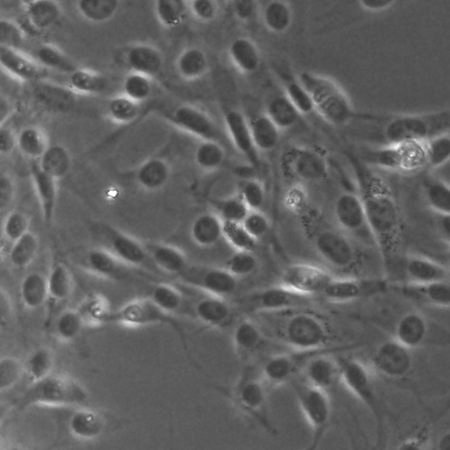
%> input picture be403_signals_and_control_systems/cells.jpg, 450 x 450 px
$ octave Homework3.m   (GNU Octave 9; MATLAB toolbox functions it lacks are replaced by stand-ins)
%> lines starting %> are read from the running program, lines starting %| are printed output that depends on the picture
%Liam Jackson, HW3

%Question 1e

x = [1 2 0 -1]';
h = [1 -1 1 -1]';

yall = conv(h,x);
y = yall([1:4],1)

clear

%Question 3 check

x = [1 0 1; 0 1 0; 1 0 1];
h = [0 .1 0; .1 .6 .1; 0 .1 0];
yall = conv2(x,h);
y = yall([2:4],[2:4])

clear

%Question 4

pic = single(imread("cells.jpg"));
%> pic: size 450x450 single; min 51, max 255, mean 97.3; mean of the top-left, top-right, bottom-left and bottom-right quarters 99.9, 92.2, 102.5, 94.4
gray = mat2gray(pic);
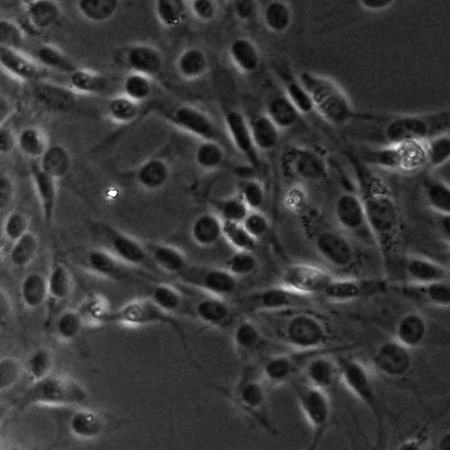
%> gray: size 450x450 double; min 0, max 1, mean 0.227

h1 = [0 -1 0;
    -1 5 -1;
    0 -1 0];
h2 = [0 1 0;
    1 -4 1;
    0 1 0];
h3 = [-2 -1 0;
    -1 1 1;
    0 1 2];

%a
figure
subplot(2,2,1)
imshow(gray)
title('Grayscale')

%b
subplot(2,2,2)
pic2 = conv2(h1,gray);
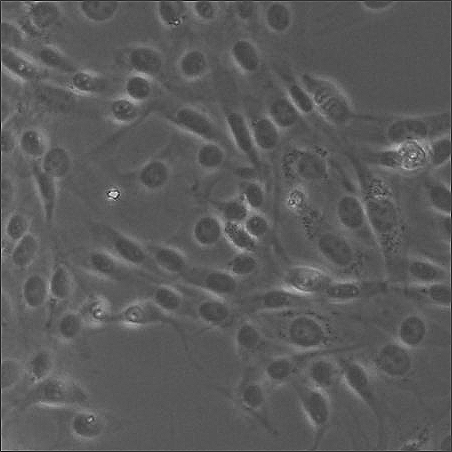
%> pic2: size 452x452 double; min -0.608, max 1.72, mean 0.225; drawn with min black and max white
imshow(pic2)
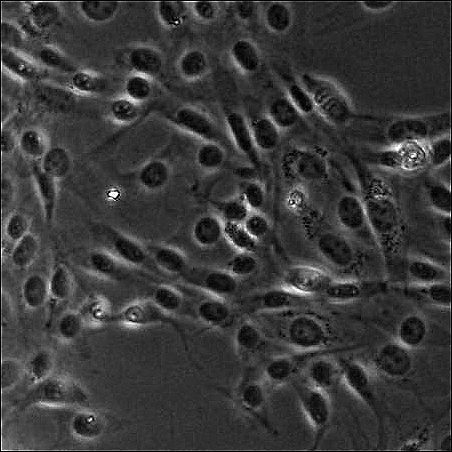
%> displayed picture: size 452x452, on the screen's scale of 0 to 255; min 0, max 255, mean 57.8
title('Sharpened')

%c
subplot(2,2,3)
pic3 = conv2(h2,gray);
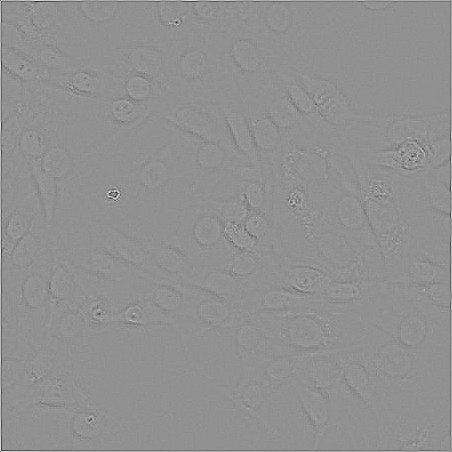
%> pic3: size 452x452 double; min -0.951, max 0.721, mean 3.91e-19; drawn with min black and max white
imshow(pic3,[])
title('Edge Detection')

%d
subplot(2,2,4)
pic4 = conv2(h3,gray);
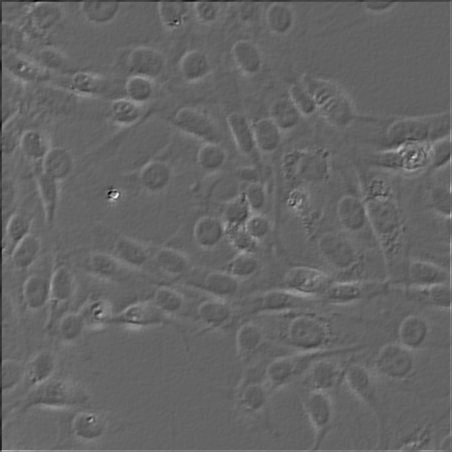
%> pic4: size 452x452 double; min -1.98, max 3.54, mean 0.225; drawn with min black and max white
imshow(pic4)
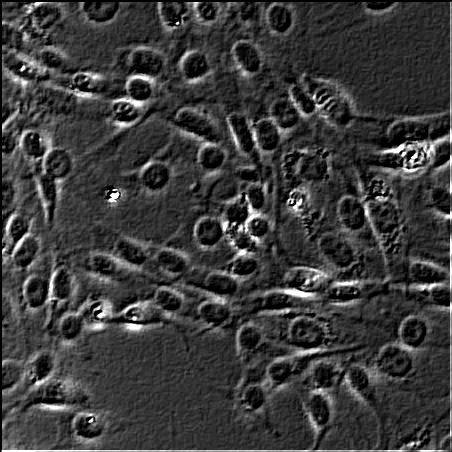
%> displayed picture: size 452x452, on the screen's scale of 0 to 255; min 0, max 255, mean 59.5
title('Embossed')

%e
%{
Based on some cursory research, this property denotes a Normalized kernel.
This maintains the average intensity of a pixel across the input signal
and the generated signal.
%}

$ run again, with be403_signals_and_control_systems/labmouse.jpg copied over be403_signals_and_control_systems/cells.jpg
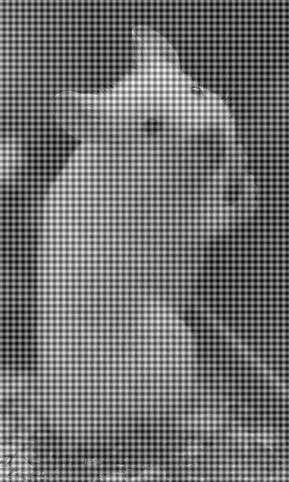
%> input picture be403_signals_and_control_systems/labmouse.jpg, 289 x 482 px
%> `pic4 = conv2(h3,gray);`:
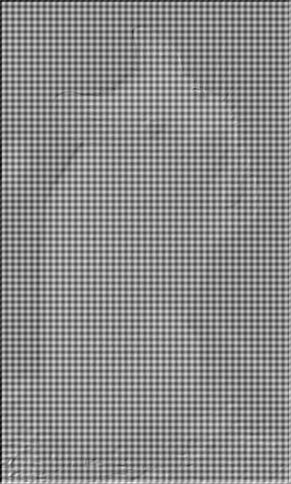
%> pic4: size 484x291 double; min -2.73, max 3.07, mean 0.442; drawn with min black and max white
%> `imshow(pic4)`:
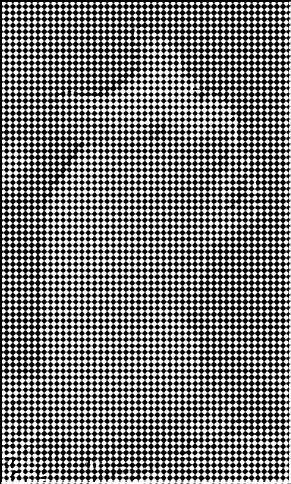
%> displayed picture: size 484x291, on the screen's scale of 0 to 255; min 0, max 255, mean 122.1
